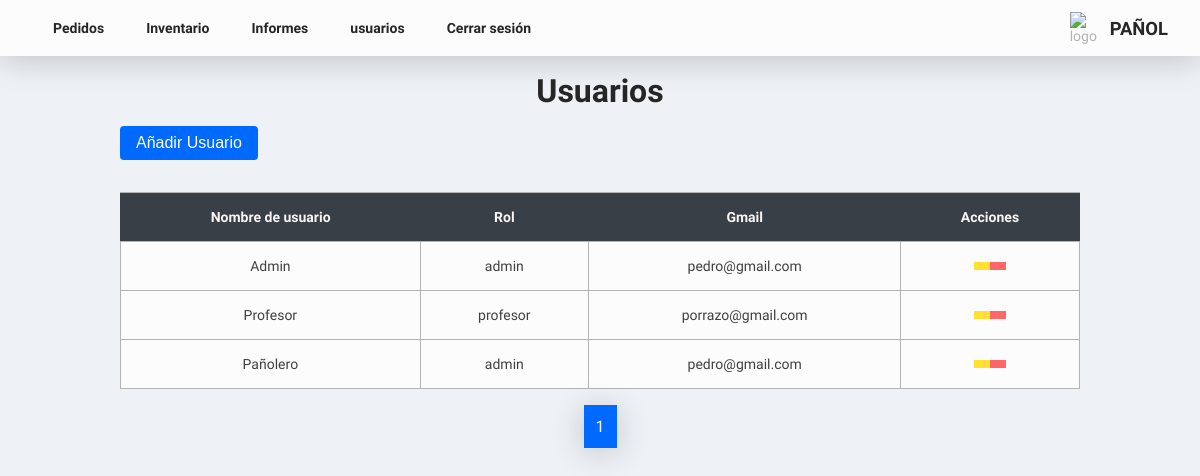
/pages/users.php (signed in), run on the app's committed database.
### tables this page shows
CREATE TABLE `usuarios` (
  `id` int(11) NOT NULL,
  `user_name` varchar(255) DEFAULT NULL,
  `password` varchar(255) DEFAULT NULL,
  `rol` varchar(255) DEFAULT NULL,
  `gmail` varchar(50) NOT NULL
);

### pages/users.php (the view, shortened to what this page needs)
<?php
include('../php/connect_bd.php');
?>
<!DOCTYPE html>
<html lang="es">
<head>
  <link rel="stylesheet" href="../assets/css/style.css">
  <link href="https://cdn.jsdelivr.net/npm/remixicon@3.4.0/fonts/remixicon.css" rel="stylesheet" />
</head>
<body>
<header class="hero">
    <nav class="nav">
      <ul class="nav__list">
        <li class="nav__iteam">
          <a href="orders.php" class="nav__link">Pedidos</a>
        </li>
        <li class="nav__iteam">
          <a href="inventory.php" class="nav__link">Inventario</a>
        </li>
        <?php
    $allowedRoles = ['admin', 'panol'];
    if (in_array($_SESSION['rol'], $allowedRoles)) {
        echo '<li class="nav__iteam">
        <a href="reports.php" class="nav__link">Informes</a>
      </li>';
    }
    $allowedRoles = ['admin'];
    if (in_array($_SESSION['rol'], $allowedRoles)){
      echo '<li class="nav__iteam">
      <a href="users.php" class="nav__link">usuarios</a>
    </li>';
    }
    ?>
        <li class="nav__iteam">
          <a href="../php/logout.php" class="nav__link">Cerrar sesión</a>
        </li>
      </ul>
    </nav>
    <div class="hero__logo hero__logo-0">
      <img class="hero__logo-img" src="https://avatars.githubusercontent.com/u/6693385?s=200&v=4" alt="logo" />
      <h2 class="title__hero">Pañol</h2>
    </div>
  </header>
  <section class="section__pedidos">
    <div class="title__section">
      <h1 class="section__title">Usuarios</h1>
    </div>
    <div class="action__div">
      <div class="add__div">
        <a href="register_user.php" class="btn__blue--text">
          <button class="btn__blue">
            Añadir Usuario
          </button>
        </a>
      </div>
    </div>
  </section>
  <section class="section__table">
    <div class="table__responsive">
      <table class="table">
        <thead class="table__header">
          <tr class="tr">
            <th class="table__header-item">Nombre de usuario</th>
            <th class="table__header-item">Rol</th>
            <th class="table__header-item">Gmail</th>
            <th class="table__header-item">Acciones</th>
          </tr>
        </thead>
        <tbody>
          <?php
          $sql = "SELECT * FROM usuarios";
          $orders = mysqli_query($conexion, $sql);
          while ($row = mysqli_fetch_assoc($orders)) {
          ?>
            <tr class="tr">
              <td class="table__cell table_cell-0"><?php echo $row['user_name']; ?></td>
              <td class="table__cell"><?php echo $row['rol']; ?></td>
              <td class="table__cell"><?php echo $row['gmail']; ?></td>
              <td class="table__cell">
                <div class="btn-group">
                  <a href="edit_user.php?id=<?php echo $row['id']; ?>" class="btn__table btn__table-yellow "><i class="ri-pencil-fill"></i></a>
                  <a href="../php/logic/logic_users/logic_delete_user.php?id_delete=<?php echo $row['id']; ?>" class="btn__table btn__table-red delete-button" delete-id="<?php echo $row['id']; ?>" delete-rol="<?php echo $row['rol']; ?>" id="deleteOrder"><i class="ri-close-circle-fill"></i></a>
                </div>
              </td>
            </tr>
          <?php
          }
          ?>
        </tbody>
      </table>
    </div>
    <div class="pagination">
      <span id="pageNumbers"></span>
    </div>
  </section>
</body>
</html>

### assets/css/style.css (style rules this page uses)
:root { --main-background: hsl(215, 31%, 95%); --card-background: hsl(0, 0%, 99%); --title-color: hsl(0, 0%, 15%); --sub-title-color: hsl(0, 0%, 25%); --grey-text: hsl(215, 10%, 25%); --text-color: hsl(0, 0%, 70%); --text-white: hsl(0, 25%, 97%); --grey: hsl(215, 10%, 62%); --grey-hover: hsl(215, 10%, 50%); --grey-ultra-light: hsl(215, 10%, 85%); --btn-blue:hsl(215, 100%, 50%); --btn-blue-hover:hsl(215, 100%, 35%); --heebo: "heebo"; --font-regular: 400; --font-medium: 500; --font-semi-bold: 600; --font-bold: 700; --fs-2: 2rem; --fs-1-5: 1.5rem; --fs-1-15: 1.15rem; --fs-1: 1rem; --fs-0-8: 0.8rem; --border-radius-cards: 0.75rem; --shadow-color: rgba(0, 0, 0, 0.2); --box-shadow: 0px 4px 32px var(--shadow-color); --mb-0-25: 0.25rem; --mb-0-5: 0.5rem; --mb-0-75: 0.75rem; --mb-1: 1rem; --mb-1-25: 1.25rem; --mb-1-5: 1.5rem; --mb-2: 2rem; --mb-2-5: 2.5rem; --transition: color 0.4s, background-color 0.4s ease-in-out; --border-radius-btn: 4px; }
* { box-sizing: border-box; padding: 0; margin: 0; }
html { scroll-behavior: smooth; }
body { color: var(--text-color); background: var(--main-background); font-size: 14px; font-family: var(--heebo); }
a { text-decoration: none; cursor: pointer; }
.btn__blue { padding: var(--mb-0-5) var(--mb-1); font-size: var(--fs-1); border: none; background-color: var(--btn-blue); border-radius: var(--border-radius-btn); cursor: pointer; margin-bottom: 1rem; color: white; }
.btn__blue--text { color: var(--text-white); }
.hero { width: 100%; height: 7vh; background-color: var(--card-background); padding: 0 var(--mb-2); display: flex; align-items: center; justify-content: space-between; margin: 0 auto; box-shadow: var(--box-shadow); }
.hero__logo { display: flex; }
.hero__logo-0 { align-items: center; display: flex; justify-content: center; }
.hero__logo-img { display: inline; width: 35px; margin-right: 5px; }
.title__hero { font-size: var(--fs-1-15); font-weight: var(--font-bold); text-transform: uppercase; color: var(--title-color); }
.nav__list { display: flex; list-style: none; }
.nav__iteam { display: block; }
.nav__link { color: var(--title-color); margin: 5px; font-weight: var(--font-semi-bold); padding: var(--mb-0-25) var(--mb-1); border-radius: var(--border-radius-cards); transition: var(--transition); }
.table__responsive { display: flex; margin: var(--mb-1) 0; align-items: center; justify-content: center; }
.table { width: 100%; background-color: var(--card-background); text-align: center; border-collapse: collapse; max-width: 80%; border: 1px solid var(--text-color); }
.table__header { background-color: var(--grey-text); border: solid 1px var(--grey-text); }
.table__header-item { padding: var(--mb-1); color: var(--text-white); }
.table__cell { padding: var(--mb-1); border-left: 1px solid var(--text-color); color: var(--sub-title-color); }
.tr:nth-child(even) { background-color: hsl(240, 20%, 99%); border-top: 1px solid var(--text-color); }
.tr:nth-child(odd) { border-top: 1px solid var(--text-color); }
.btn-group { display: flex; flex-wrap: nowrap; justify-content: center; }
.btn__table { color: var(--title-color); font-weight: var(--font-bold); padding: var(--mb-0-25) var(--mb-0-5); cursor: pointer; border: none; }
.btn__table-yellow { background-color: hsl(51, 100%, 60%); }
.btn__table-red { background-color: hsl(0, 100%, 70%); }
.pagination { display: flex; align-items: center; justify-content: center; margin: var(--mb-1) 0; }
.title__section { display: flex; align-items: center; justify-content: center; margin: var(--mb-1); }
.section__title { color: var(--title-color); font-size: var(--fs-2); font-weight: var(--font-bold); }
.action__div { display: flex; justify-content: space-between; margin: 0 10%; align-items: center; }
.add__div { width: 30%; }

### data on the page
usuarios: user_name "Admin", rol "admin", gmail "pedro@gmail.com"
usuarios: user_name "Profesor", rol "profesor", gmail "porrazo@gmail.com"
usuarios: user_name "Pañolero", rol "admin", gmail "pedro@gmail.com"
